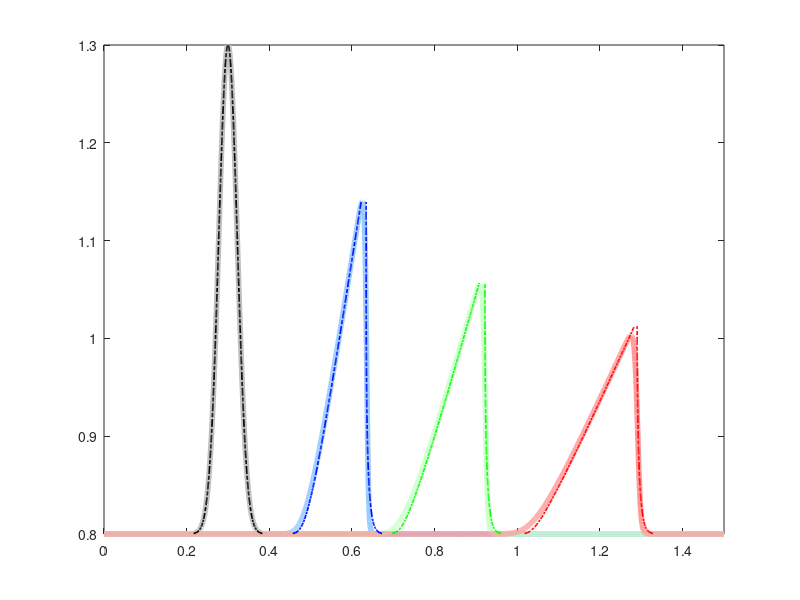

Recreate this plot in MATLAB. (Note: this script raises an error after producing the figure.)
%%case 5 mixed
clear all;
tic
dt = 0.0001; t = 0:dt:1; Nt = length(t);
dx = 0.001; x = 0:dx:1.5; x = x'; Nx = length(x);

u = zeros(length(x),length(t));
u0 = 0.8+0.5*exp(-(x-0.3).^2/0.001);
u(:,1) = u0;

% check CFL condition
CFL = max(abs(u(:,1)))*dt/dx;
fprintf('CFL number = %7.3f\n',CFL);

for i = 1:length(t)-1
    u(:,i+1) = u(:,i)-dt/dx*(0.5*u(:,i).^2-0.5*(circshift(u(:,i),1)).^2);
    u(1,i+1) =u(2,i+1);
    u(end,i+1) = u(end-1,i+1);
end
toc
du = 0.001;
u_t = 0.8+du/2:du:1.3-du/2; u_t = u_t'; %discrete u space
x1_t = zeros(length(u_t),Nt);
x1_t(:,1) = sqrt(-0.001*log((u_t-0.8)/0.5))+0.3; %shock
x2_t = zeros(length(u_t),Nt);
x2_t(:,1) = -sqrt(-0.001*log((u_t-0.8)/0.5))+0.3;% rarefaction

for i = 2:Nt
    x1_t(:,i) = x1_t(:,i-1)+dt*u_t;
    x2_t(:,i) = x2_t(:,i-1)+dt*u_t;
    if max(x1_t(2:end,i)-x1_t(1:end-1,i))>=0
        index = i;
        break;
    end
end
s = zeros(1,Nt);
s(index-1) = 0.5*(max(u0)+min(u0));
index2 = zeros(1,Nt);
for i = index:Nt
    x1_t(:,i) = x1_t(:,i-1)+dt*s(i-1);
    x2_t(:,i) = x2_t(:,i-1)+dt*u_t;
    [x_cross,index2(i)] = min(abs(x1_t(:,i)-x2_t(:,i)));
    s(i) = 0.5*(min(u0)+u_t(index2(i)));
end
% 
 M = 4000;
 tic
X = [x1_t(:,index:M);x2_t(:,index:M);index2(1,index:M);s(1,index:M)];
%% DMD
X1 = X(:,1:M-index);
X2 = X(:,2:M-index+1);
[U,Sigma,V] = svd(X1,'econ');
k = rank(Sigma);
U_k = U(:,1:k); Sigma_k = Sigma(1:k,1:k); V_k = V(:,1:k);
Atilde = U_k'*X2*V_k/Sigma_k;
[W,D] = eig(Atilde);
Z_k = U_k*W;
Lambda_k = diag(D);
%% DMD Spectra
omega = log(Lambda_k)/dt;
Lambda_k = diag(Lambda_k);
toc
%% Compute DMD Solution
x1 = X(:,1);
b = Z_k\x1;
time_dynamics = zeros(k,length(t));
for iter = 1:Nt
    time_dynamics(:,iter) = (b.*exp(omega*t(iter)));
end
X_dmd = Z_k*time_dynamics;
X_dmd = real(X_dmd);

X1_dmd = X_dmd(1:length(u_t),:);
X2_dmd = X_dmd(length(u_t)+1:2*length(u_t),:);
index_dmd = X_dmd(end-1,:);
s_dmd = X_dmd(end,:);


% 
% 
% plot(x,u(:,1),'k','LineWidth',2);
% hold on
% plot(x,u(:,M),'r','LineWidth',2);
% plot(x,u(:,2*M),'g','LineWidth',2);
% plot(x,u(:,end),'b','LineWidth',2);
% 
% % plot(x2_t(:,1),u_t,'ko','LineWidth',2);
% % hold on
% % plot(x2_t(1:index2(M),M),u_t(1:index2(M)),'ro','LineWidth',2);
% % plot(x2_t(1:index2(2*M),2*M),u_t(1:index2(2*M)),'go','LineWidth',2);
% % plot(x2_t(1:index2(end),end),u_t(1:index2(end)),'bo','LineWidth',2);
% % plot(x1_t(:,1),u_t,'ko','LineWidth',2);
% % hold on
% % plot(x1_t(1:index2(M),M),u_t(1:index2(M)),'ro','LineWidth',2);
% % plot(x1_t(1:index2(2*M),2*M),u_t(1:index2(2*M)),'go','LineWidth',2);
% % plot(x1_t(1:index2(end),end),u_t(1:index2(end)),'bo','LineWidth',2);
%   
% plot(x2_t(1:20:end,1),u_t(1:20:end),'ko','LineWidth',2);
% hold on
% plot(X2_dmd(1:20:floor(index_dmd(M)),M-index),u_t(1:20:floor(index_dmd(M))),'ro','LineWidth',2);
% plot(X2_dmd(1:20:floor(index_dmd(2*M)),2*M-index),u_t(1:20:floor(index_dmd(2*M))),'go','LineWidth',2);
% plot(X2_dmd(1:20:floor(index_dmd(end)),end-index),u_t(1:20:floor(index_dmd(end))),'bo','LineWidth',2);
% plot(x1_t(1:20:end,1),u_t(1:20:end),'ko','LineWidth',2);
% plot(X1_dmd(1:20:floor(index_dmd(M)),M-index),u_t(1:20:floor(index_dmd(M))),'ro','LineWidth',2);
% plot(X1_dmd(1:20:floor(index_dmd(2*M)),2*M-index),u_t(1:20:floor(index_dmd(2*M))),'go','LineWidth',2);
% plot(X1_dmd(1:20:floor(index_dmd(end)),end-index),u_t(1:20:floor(index_dmd(end))),'bo','LineWidth',2);
% xlabel('x');
% ylabel('u');
% title('reference solution vs DMD solution');
% legend('reference t = 0','reference t = 0.3', 'reference t = 0.6','reference t = 1','DMD t = 0','DMD t = 0.3','DMD t = 0.6', 'DMD t = 1','Location','Best');
% 
% 

M = 3000;
figure
plot(x,u(:,1),'LineWidth',4,'Color',[0.75,0.75,0.75]);
hold on
plot(x,u(:,M),'LineWidth',4,'Color',[0.6,0.8,1]);
plot(x,u(:,2*M),'LineWidth',4,'Color',[0.8,1,0.8]);
plot(x,u(:,end),'LineWidth',4,'Color',[1,0.6,0.6]);
plot(x2_t(:,1),u_t,'k-.','LineWidth',1.2);
plot(X2_dmd(1:floor(index_dmd(M)),M-index),u_t(1:floor(index_dmd(M))),'b-.','LineWidth',1.2);
plot(X2_dmd(1:floor(index_dmd(2*M)),2*M-index),u_t(1:floor(index_dmd(2*M))),'g-.','LineWidth',1.2);
plot(X2_dmd(1:floor(index_dmd(end)),end-index),u_t(1:floor(index_dmd(end))),'r-.','LineWidth',1.2);
plot(x1_t(1:end,1),u_t(1:end),'k-.','LineWidth',1.2);
plot(X1_dmd(1:floor(index_dmd(M)),M-index),u_t(1:floor(index_dmd(M))),'b-.','LineWidth',1.2);
plot(X1_dmd(1:floor(index_dmd(2*M)),2*M-index),u_t(1:floor(index_dmd(2*M))),'g-.','LineWidth',1.2);
plot(X1_dmd(1:floor(index_dmd(end)),end-index),u_t(1:floor(index_dmd(end))),'r-.','LineWidth',1.2);

axis([0 1.5 0.8 1.3])
% title('DMD vs. Reference Solution','FontUnits','points','interpreter','latex',...
%     'FontSize',10)
legend({'ref $t = 0$','ref $t = 0.3$',...
    'ref $t = 0.6$','ref $t = 1$',...
    'DMD $t = 0$','DMD $t = 0.3$','DMD $t = 0.6$','DMD $t = 1$'},...
    'FontUnits','points','interpreter','latex',...
    'FontSize',9,'Location','Bestoutside');

set(gca,'Units','normalized','Position',[.1 .1 .6 .4],...
    'FontUnits','points','FontWeight','normal','FontSize',9)
xlabel({'$x$'},'FontUnits','points','interpreter','latex',...
    'FontSize',9);
ylabel({'$u$'},'FontUnits','points','interpreter','latex',...
    'FontSize',9);
legend('boxoff');
% print -depsc2 DMD_mix.eps

